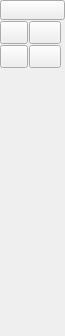
<?xml version="1.0" encoding="UTF-8"?>
<ui version="4.0">
 <class>QG_CadToolBarArcs</class>
 <widget class="QWidget" name="QG_CadToolBarArcs">
  <property name="geometry">
   <rect>
    <x>0</x>
    <y>0</y>
    <width>65</width>
    <height>336</height>
   </rect>
  </property>
  <property name="sizePolicy">
   <sizepolicy hsizetype="Fixed" vsizetype="Minimum">
    <horstretch>0</horstretch>
    <verstretch>0</verstretch>
   </sizepolicy>
  </property>
  <property name="minimumSize">
   <size>
    <width>65</width>
    <height>336</height>
   </size>
  </property>
  <property name="windowTitle">
   <string>Arcs</string>
  </property>
  <layout class="QGridLayout" name="gridLayout">
   <property name="margin">
    <number>0</number>
   </property>
   <property name="spacing">
    <number>1</number>
   </property>
   <item row="0" column="0" colspan="2">
    <widget class="QToolButton" name="bBack">
     <property name="maximumSize">
      <size>
       <width>65</width>
       <height>20</height>
      </size>
     </property>
     <property name="toolTip">
      <string>Back to main menu</string>
     </property>
     <property name="text">
      <string/>
     </property>
     <property name="icon">
      <iconset resource="../../../res/extui/extui.qrc">
       <normaloff>:/extui/back.png</normaloff>:/extui/back.png</iconset>
     </property>
     <property name="iconSize">
      <size>
       <width>65</width>
       <height>20</height>
      </size>
     </property>
    </widget>
   </item>
   <item row="1" column="0">
    <widget class="QToolButton" name="bArc">
     <property name="maximumSize">
      <size>
       <width>32</width>
       <height>32</height>
      </size>
     </property>
     <property name="toolTip">
      <string>Arc with Center, Point, Angles</string>
     </property>
     <property name="text">
      <string/>
     </property>
     <property name="icon">
      <iconset resource="../../../res/extui/extui.qrc">
       <normaloff>:/extui/arcscraa.png</normaloff>:/extui/arcscraa.png</iconset>
     </property>
     <property name="checkable">
      <bool>true</bool>
     </property>
     <property name="autoExclusive">
      <bool>true</bool>
     </property>
    </widget>
   </item>
   <item row="1" column="1">
    <widget class="QToolButton" name="bArc3P">
     <property name="maximumSize">
      <size>
       <width>32</width>
       <height>32</height>
      </size>
     </property>
     <property name="toolTip">
      <string>Arc with three points</string>
     </property>
     <property name="text">
      <string/>
     </property>
     <property name="icon">
      <iconset resource="../../../res/extui/extui.qrc">
       <normaloff>:/extui/arcs3p.png</normaloff>:/extui/arcs3p.png</iconset>
     </property>
     <property name="checkable">
      <bool>true</bool>
     </property>
     <property name="autoExclusive">
      <bool>true</bool>
     </property>
    </widget>
   </item>
   <item row="2" column="0">
    <widget class="QToolButton" name="bArcParallel">
     <property name="maximumSize">
      <size>
       <width>32</width>
       <height>32</height>
      </size>
     </property>
     <property name="toolTip">
      <string>Concentric</string>
     </property>
     <property name="text">
      <string/>
     </property>
     <property name="icon">
      <iconset resource="../../../res/extui/extui.qrc">
       <normaloff>:/extui/arcspara.png</normaloff>:/extui/arcspara.png</iconset>
     </property>
     <property name="checkable">
      <bool>true</bool>
     </property>
     <property name="autoExclusive">
      <bool>true</bool>
     </property>
    </widget>
   </item>
   <item row="2" column="1">
    <widget class="QToolButton" name="bArcTangential">
     <property name="maximumSize">
      <size>
       <width>32</width>
       <height>32</height>
      </size>
     </property>
     <property name="toolTip">
      <string>Arc tangential to base entity with radius</string>
     </property>
     <property name="text">
      <string/>
     </property>
     <property name="icon">
      <iconset resource="../../../res/extui/extui.qrc">
       <normaloff>:/extui/arcstangential.png</normaloff>:/extui/arcstangential.png</iconset>
     </property>
     <property name="checkable">
      <bool>true</bool>
     </property>
     <property name="autoExclusive">
      <bool>true</bool>
     </property>
    </widget>
   </item>
   <item row="4" column="0">
    <spacer name="verticalSpacer">
     <property name="orientation">
      <enum>Qt::Vertical</enum>
     </property>
     <property name="sizeHint" stdset="0">
      <size>
       <width>20</width>
       <height>40</height>
      </size>
     </property>
    </spacer>
   </item>
   <item row="3" column="0">
    <widget class="QToolButton" name="bHidden">
     <property name="maximumSize">
      <size>
       <width>0</width>
       <height>0</height>
      </size>
     </property>
     <property name="toolTip">
      <string>Arc with Center, Point, Angles</string>
     </property>
     <property name="text">
      <string notr="true"/>
     </property>
     <property name="iconSize">
      <size>
       <width>0</width>
       <height>0</height>
      </size>
     </property>
     <property name="checkable">
      <bool>true</bool>
     </property>
     <property name="autoExclusive">
      <bool>true</bool>
     </property>
    </widget>
   </item>
  </layout>
 </widget>
 <layoutdefault spacing="6" margin="11"/>
 <tabstops>
  <tabstop>bBack</tabstop>
  <tabstop>bArc</tabstop>
  <tabstop>bArc3P</tabstop>
  <tabstop>bArcParallel</tabstop>
 </tabstops>
 <resources>
  <include location="../../../res/extui/extui.qrc"/>
 </resources>
 <connections>
  <connection>
   <sender>bArc</sender>
   <signal>clicked()</signal>
   <receiver>QG_CadToolBarArcs</receiver>
   <slot>drawArc()</slot>
   <hints>
    <hint type="sourcelabel">
     <x>20</x>
     <y>42</y>
    </hint>
    <hint type="destinationlabel">
     <x>20</x>
     <y>20</y>
    </hint>
   </hints>
  </connection>
  <connection>
   <sender>bArc3P</sender>
   <signal>clicked()</signal>
   <receiver>QG_CadToolBarArcs</receiver>
   <slot>drawArc3P()</slot>
   <hints>
    <hint type="sourcelabel">
     <x>53</x>
     <y>42</y>
    </hint>
    <hint type="destinationlabel">
     <x>20</x>
     <y>20</y>
    </hint>
   </hints>
  </connection>
  <connection>
   <sender>bArcParallel</sender>
   <signal>clicked()</signal>
   <receiver>QG_CadToolBarArcs</receiver>
   <slot>drawArcParallel()</slot>
   <hints>
    <hint type="sourcelabel">
     <x>20</x>
     <y>75</y>
    </hint>
    <hint type="destinationlabel">
     <x>20</x>
     <y>20</y>
    </hint>
   </hints>
  </connection>
  <connection>
   <sender>bArcTangential</sender>
   <signal>clicked()</signal>
   <receiver>QG_CadToolBarArcs</receiver>
   <slot>drawArcTangential()</slot>
   <hints>
    <hint type="sourcelabel">
     <x>53</x>
     <y>75</y>
    </hint>
    <hint type="destinationlabel">
     <x>20</x>
     <y>20</y>
    </hint>
   </hints>
  </connection>
 </connections>
</ui>
